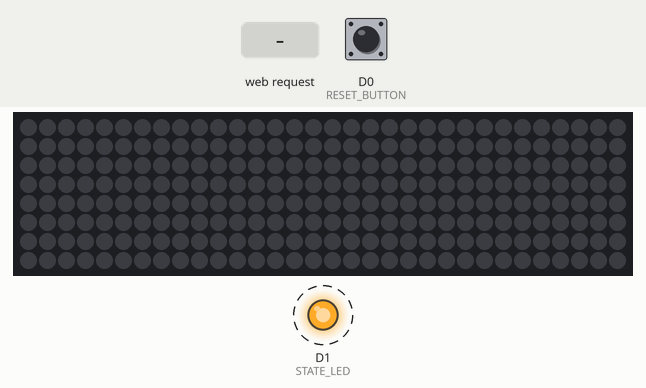
The sketch below on a simulated ESP8266 (NodeMCU). On the bench: 32×8 RGB LED matrix (first LED top left, wired row by row), output pins drawn as LEDs (lit = HIGH). Dashed ring = blinking. The test bench sets the inputs (shaded band); at power-on: D0 (RESET_BUTTON) LOW. WiFi joins after 1.5 s; servers stay silent unless stated; storage starts empty; what the sketch prints to the serial monitor is not drawn. At 4.2 s the program restarts the board; the recording ends there.

Above: at 2.0 s.
2.1 s: HTTP request GET /conf?plain=1 received
3.9 s: D0 (RESET_BUTTON) pulled HIGH for 0.75 s
Timing chart, 0 to 4.2 s (numbered marks = the images above; inputs shaded):
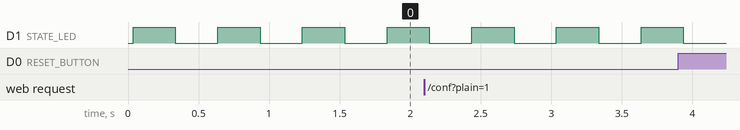

Measured:
- by itself, D1 (STATE_LED): alternates HIGH for 0.30 s and LOW for 0.30 s

The sketch:

main.ino
```cpp
// COMMON
#include <FS.h>
#include <ArduinoJson.h>

#ifndef PSTR
#define PSTR
#endif

// MATRIX LIBRARIES
#include <Adafruit_GFX.h>
#include <Adafruit_NeoMatrix.h>
#include <Adafruit_NeoPixel.h>

// ESP AP
#include <ESP8266WiFi.h>

// ESP WEB SERVER
#include <ESP8266WebServer.h>

// PIN CONFIGURATION
#define RESET_BUTTON D0
#define STATE_LED D1
#define PIN D2

// ACCESS POINT CONFIGURATION
const char *ssid = "SMART-WATCH";
const char *password = "12345678";

IPAddress local_IP(192, 168, 4, 22);
IPAddress gateway(192, 168, 4, 9);
IPAddress subnet(255, 255, 255, 0);

// CONFIGURATION DATA
char config_ssid[32];
char config_pass[32];
bool configLoaded = false;
bool restartRequest = false;

// WEB SERVER
ESP8266WebServer server(80);

// WIFI CLIENT
WiFiClient espClient;

// MATRIX CONFIGURATION
Adafruit_NeoMatrix matrix = Adafruit_NeoMatrix(32, 8, PIN,
                                               NEO_MATRIX_TOP + NEO_MATRIX_LEFT + NEO_MATRIX_COLUMNS + NEO_MATRIX_ZIGZAG,
                                               NEO_GRB + NEO_KHZ800);

const uint16_t colors[] = {
  matrix.Color(111, 3, 252), matrix.Color(0, 255, 0), matrix.Color(0, 0, 255)
};

void setup() {
  serialSetup();
  pinSetup();
  loadConfig();

  if (configLoaded) {
    wifiClientSetup();
  } else {
    accessPointSetup();
    buildEndpoints();
  }

  matixSetup();
}

void serialSetup() {
  Serial.begin(115200);
  delay(10);
}

void pinSetup() {
  pinMode(RESET_BUTTON, INPUT);
  pinMode(STATE_LED, OUTPUT);
}

void resetConfig() {
  Serial.println(F("\n\nWait...I am formatting  the FLASH !!!"));
  SPIFFS.format();
  Serial.println(F("Done!"));
  WiFi.disconnect(true);
  restart();
}

void restart() {
  Serial.println("Restarting...");
  ESP.restart();
}

void loadConfig() {
  if (SPIFFS.begin()) {
    Serial.println("Mounted file system");
    if (SPIFFS.exists("/config.json")) {
      Serial.println("Reading config file...");
      File configFile = SPIFFS.open("/config.json", "r");
      if (configFile) {
        size_t size = configFile.size();
        std::unique_ptr<char[]> buf(new char[size]);

        configFile.readBytes(buf.get(), size);
        DynamicJsonBuffer jsonBuffer;
        JsonObject &json = jsonBuffer.parseObject(buf.get());

        Serial.print("Config: ");
        json.printTo(Serial);

        if (json.success()) {
          strcpy(config_ssid, json["ssid"]);
          strcpy(config_pass, json["pass"]);

          configLoaded = true;
        } else {
          Serial.println("Failed to load json config");
        }
      }
    }
  } else {
    Serial.println("Failed to mount FS");
  }
}

void accessPointSetup() {
  Serial.print("Setting soft-AP configuration ... ");
  Serial.println(WiFi.softAPConfig(local_IP, gateway, subnet) ? "Ready" : "Failed!");
  Serial.print("Setting soft-AP ... ");
  Serial.println(WiFi.softAP(ssid, password) ? "Ready" : "Failed!");
  Serial.print("Soft-AP IP address = ");
  Serial.println(WiFi.softAPIP());
}

void wifiClientSetup() {
  delay(10);

  Serial.println();
  Serial.print("Connecting to ");
  Serial.println(config_ssid);

  WiFi.mode(WIFI_STA);
  WiFi.begin(config_ssid, config_pass);
  while (WiFi.status() != WL_CONNECTED) {
    delay(500);
    Serial.print(".");
  }

  Serial.println("");
  Serial.println("WiFi connected");
  Serial.println("IP address: ");
  Serial.println(WiFi.localIP());
}

void matixSetup() {
  matrix.begin();
  matrix.setTextWrap(false);
  matrix.setBrightness(40);
  matrix.setTextColor(colors[0]);
}


void handleRootResponse() {
  server.send(200, "text/html", "<h1>You are connected</h1>");
}

void handleConfigResponse() {

  if (server.hasArg("plain") == false) {
    server.send(400, "text/plain", "Body not received");
    return;
  }

  DynamicJsonBuffer jsonBuffer;
  JsonObject &json = jsonBuffer.parseObject(server.arg("plain"));

  if (json.success()) {
    json.printTo(Serial);
    strcpy(config_ssid, json["ssid"]);
    strcpy(config_pass, json["pass"]);

    Serial.println("saving config");

    DynamicJsonBuffer configBuffer;
    JsonObject &config = configBuffer.createObject();

    config["ssid"] = config_ssid;
    config["pass"] = config_pass;

    File configFile = SPIFFS.open("/config.json", "w");
    if (!configFile) {
      Serial.println(F("failed to open config file for writing"));
    }

    config.printTo(Serial);
    config.printTo(configFile);
    configFile.close();

    server.send(200, "text/plain", "Configuration saved");
    delay(1000);

    restartRequest = true;
  } else {
    Serial.println("failed to load json config");
    server.send(400, "text/plain", "Invalid JSON format");
  }
}

void buildEndpoints() {
  server.on("/", handleRootResponse);
  server.on("/conf", handleConfigResponse);
  server.begin();
}

void loop() {
  checkResetButtonState();
  checkRestartRequest();
  updateStateLed();

  if (!configLoaded) {
    server.handleClient();
  }
}

void checkResetButtonState() {
  if (digitalRead(RESET_BUTTON) == 1) {
    Serial.println("Reset button pressed");
    resetConfig();
    delay(400);
  }
}

void checkRestartRequest() {
  if (restartRequest) {
    restart();
  }
}

void updateStateLed() {
  if (configLoaded) {
    digitalWrite(STATE_LED, HIGH);
  } else {
    digitalWrite(STATE_LED, HIGH);
    delay(300);
    digitalWrite(STATE_LED, LOW);
    delay(300);
  }
}
```
